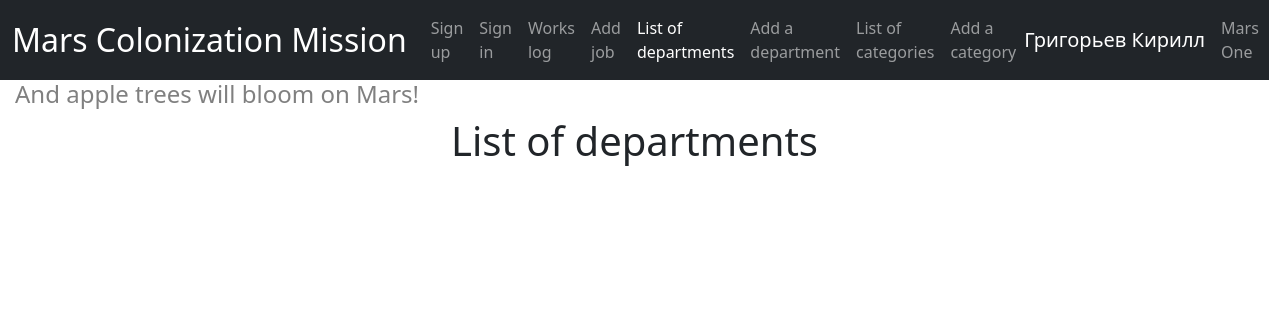
The app's page /departments (signed in), older data.
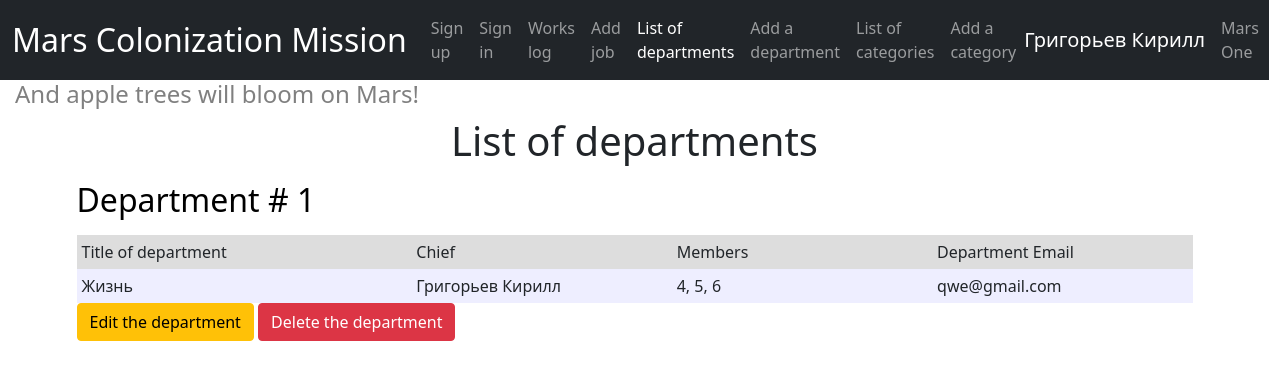
The same page, newer data.
### data/departments.py (models this page shows)
class Department(SqlAlchemyBase, SerializerMixin):
    __tablename__ = 'departments'
    id = sqlalchemy.Column(sqlalchemy.Integer, primary_key=True, autoincrement=True)
    title = sqlalchemy.Column(sqlalchemy.String, nullable=False, unique=True)
    chief = sqlalchemy.Column(sqlalchemy.Integer, sqlalchemy.ForeignKey("users.id"), nullable=False)
    members = sqlalchemy.Column(sqlalchemy.String, nullable=False)
    email = sqlalchemy.Column(sqlalchemy.String, nullable=False, unique=True)
    user = orm.relation('User')

### app.py (the view)
@app.route('/departments')
@login_required
def departments():
    users = {}
    for i in db_sess.query(User):
        users[i.id] = f'{i.surname} {i.name}'
    access = []
    for department in db_sess.query(Department):
        access += [department.chief == current_user.id or current_user.id == 1]
    return render_template("departments.html", departments=db_sess.query(Department), users=users,
                           title='List of departments', access=access)

### app.py (called while the page is built)
@login_manager.user_loader
def load_user(user_id):
    return db_sess.query(User).get(user_id)

### templates/departments.html (shortened to what this page needs)
{% extends "base.html" %} {% block content %}
    <div class="container">
        <h1>List of departments</h1>
         {% for department in departments %}
        <table>
            <caption>
                <h2>Department # {{ loop.index }}</h2>
            </caption>
            <tr>
                <td>Title of department</td>
                <td>Chief</td>
                <td>Members</td>
                <td>Department Email</td>
            </tr>
            <tr>
                <td>{{ department.title }}</td>
                <td>{{ users[department.chief] }}</td>
                <td>{{ department.members }}</td>
                <td>{{ department.email }}</td>
            </tr>
        </table>
        {% if access[loop.index0] %}
            <a class="btn btn-warning" href="/edit_department/{{ department.id }}" role="button">Edit the department</a>
            <a class="btn btn-danger" href="/delete_department/{{ department.id }}" role="button">Delete the
                department</a>
        {% endif %} {% endfor %}
    </div>
{% endblock %}

Row changes from the older to the newer data that the page shows:
added Department: title "Жизнь", chief "Григорьев Кирилл", members "4, 5, 6", email "qwe@gmail.com"
